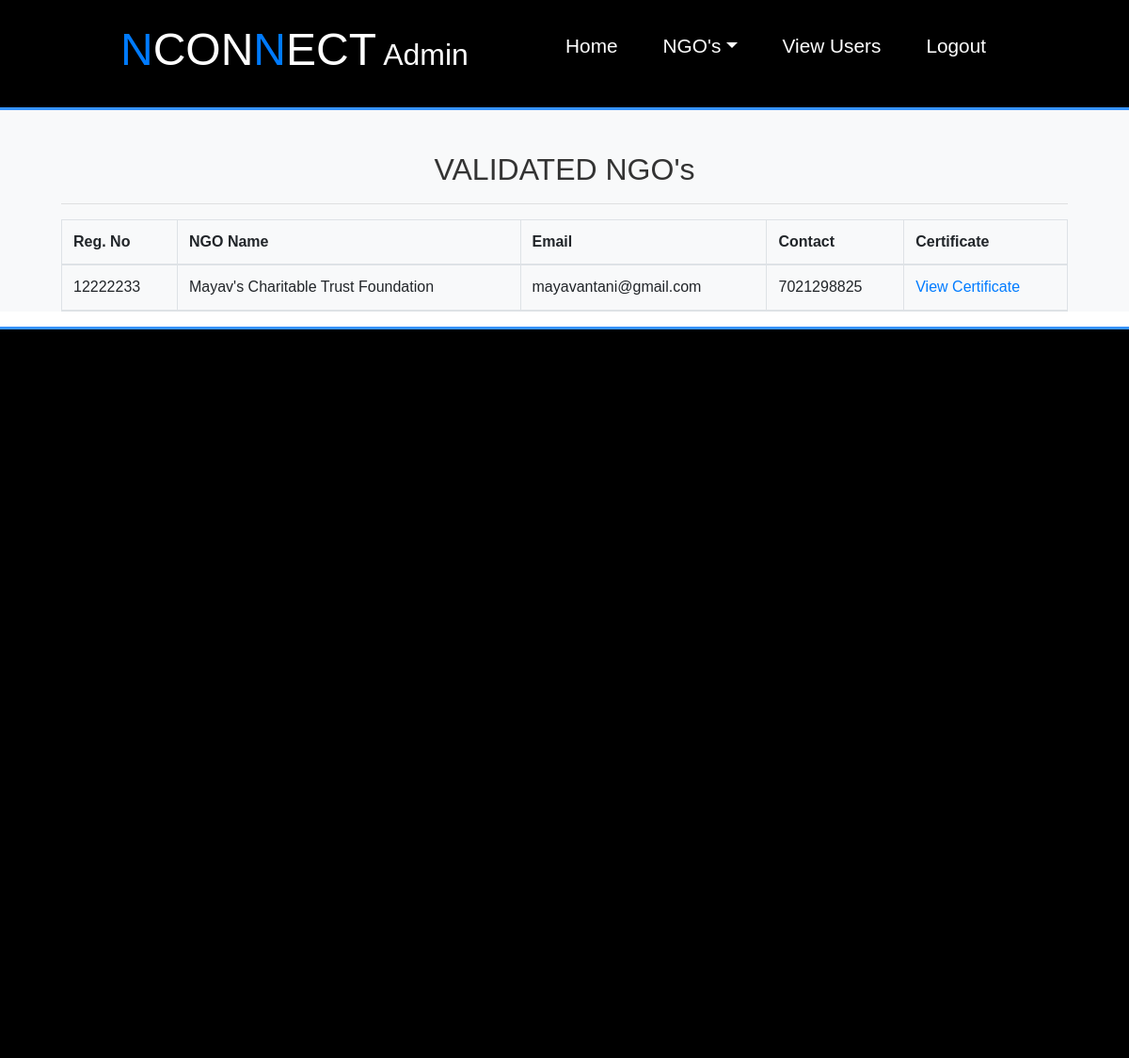
Page /all_verified_ngos/ (signed in) on the committed database.
### NGO_App/models.py (models this page shows, shortened)
class NGOProfile(models.Model):
    user = models.ForeignKey(User,on_delete=models.CASCADE)
    registration_number=models.CharField(unique=True,max_length=10)
    ngo_name=models.CharField(max_length=50)
    certificate=models.ImageField(blank=False,upload_to='certificate_pics')
    image=models.ImageField(upload_to='ngo_images')
    description=models.TextField(max_length=1000)
    contact = models.CharField(max_length=10)
    country=models.CharField(max_length=50)
    state=models.CharField(max_length=50)
    city=models.CharField(max_length=50)
    pincode=models.CharField(max_length=50)
    verfied=models.BooleanField(default=False)
    address_line_1=models.CharField(max_length=200)

### NGO_App/views.py (the view)
# urls.py: path('all_verified_ngos/',all_verified_ngos,name='all_verified_ngos'),
def all_verified_ngos(request):
    if not request.user.is_authenticated:
        return redirect('home')
    ngos=NGOProfile.objects.filter(verfied=True)
    d={'ngos':ngos}
    return render(request,'all_verified_ngos.html',d)

### NGO_App/templates/all_verified_ngos.html
{% extends 'adminnavigation.html' %}
{% load static %}
{% block admin_body %}
<section id="signup">
  <div class="bg-light">
    <br><br>
    <div class="container">
      <h2 class="text-center">VALIDATED NGO's</h2>
      <hr>
      <table class="table table-bordered" id=mytable>
        <thead>
          <tr>
            <th>Reg. No</th>
            <th>NGO Name</th>
            <th>Email</th>
            <th>Contact</th>
            <th>Certificate</th>
          </tr>
          {% for i in ngos %}
          <tr>
            <td>{{i.registration_number}}</td>
            <td>{{i.ngo_name}}</td>
            <td>{{i.user.username}}</td>
            <td>{{i.contact}}</td>
            <td><a href="{{i.certificate.url}}">View Certificate</a></td>
          </tr>
          {% endfor %}
        </thead>
      </table>
    </div>
  </div>
</section>
{% endblock %}

### NGO_App/static/css/full.css (style rules this page uses)
* { margin:0; padding: 0; box-sizing: border-box; scroll-behavior: smooth; }
body { font-family: Arial, sans-serif; line-height: 1.4; color: #fff; overflow-x: scroll; }
.container { max-width: 1100px; margin: auto; }
.bg-light { background: #f4f4f4; color: #333; }

### rows in the picture
NGOProfile: registration_number "12222233", ngo_name "Mayav's Charitable Trust Foundation", user.username "mayavantani@gmail.com", contact "7021298825"
